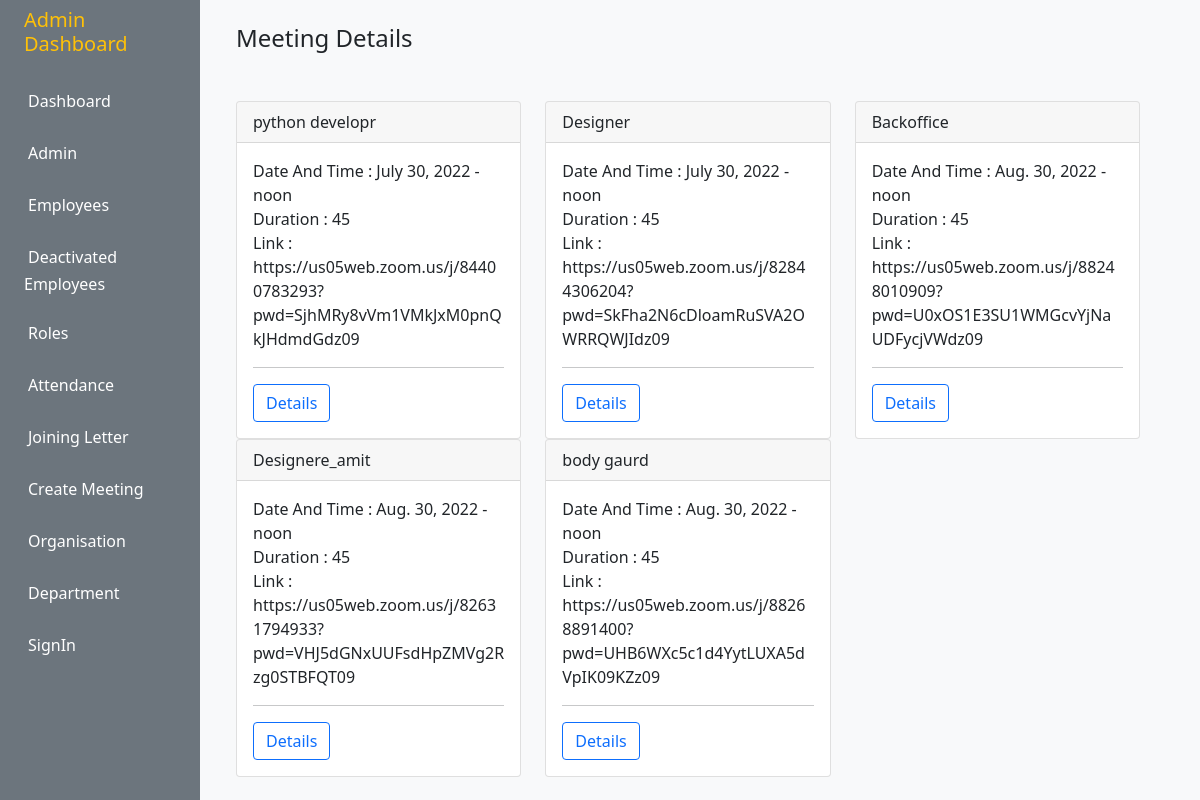
The page /zoom_meeting_list/ on the database its author committed.
### adminDashboardApp/models.py (models this page shows)
class ZoomMeetings(models.Model):
    meeting_topic = models.CharField(max_length=255)
    meeting_date = models.DateField()
    meeting_time = models.TimeField()
    meeting_duration = models.CharField(max_length=100)
    meeting_zoom_link = models.CharField(max_length=600, null=True)
    meeting_zoom_password = models.CharField(max_length=255, null=True)

### adminDashboardApp/views.py (the view)
# urls.py: path('zoom_meeting_list/', views.zoomMeetingListView.as_view(),
class zoomMeetingListView(ListView):
    model = ZoomMeetings
    template_name = 'Zoom/zoom_meeting_list.html'
    queryset = ZoomMeetings.objects.all()

### adminDashboardApp/templates/Zoom/zoom_meeting_list.html
{% extends 'dashboard/index.html' %}{% load widget_tweaks %}
&nbsp;&nbsp;&nbsp;{% block contentbody %}
<div class="row container">
 <h4 class="mb-5 mt-2"> Meeting Details </h4>
{% for meeting in zoommeetings_list %}
  <div class="col-sm-4 ">
  <div class="card">
        <div class="card-header">{{meeting.meeting_topic}}</div>
        <div class="card-body">
            Date And Time : {{meeting.meeting_date}} - {{meeting.meeting_time}} <br>Duration : {{meeting.meeting_duration}} <br> Link : {{meeting.meeting_zoom_link}}
            <hr><a class="btn btn-outline-primary" href="{% url 'adminDjango:zoom_meeting_user_detail' pk=meeting.id %}">Details</a>
         </div>
    </div>
  </div>
{% endfor %}
</div>
{% endblock %}

### adminDashboardApp/templates/dashboard/index.html (shortened to what this page needs)
{% extends 'base.html' %} {% load static %} &nbsp;&nbsp;&nbsp;&nbsp;&nbsp;&nbsp;
{% block title %} Dashboard {% endblock title %} {% block content %}
<div class="container-fluid">
  <div class="row flex-nowrap">
    <div class="col-auto col-md-3 col-xl-2 px-sm-2 px-0 bg-secondary">
      <div class="d-flex flex-column align-items-center align-items-sm-start px-3 pt-2 text-white min-vh-100">
        <h5 class="text-warning mb-3">Admin Dashboard</h5>
        <ul class="nav nav-pills flex-column mb-sm-auto mb-0 align-items-center align-items-sm-start" id="menu">
          <li>
            <a href="/" class="nav-link px-0 align-middle">
              <span class="ms-1 d-none d-sm-inline text-white">Dashboard</span>
            </a>
          </li>
          <li>
            <a href="{% url 'adminDjango:admin_list' %}" class="nav-link px-0 align-middle">
              <span class="ms-1 d-none d-sm-inline text-white">Admin</span></a>
          </li>
          <li>
            <a href="{% url 'adminDjango:employee_list' %}" class="nav-link px-0 align-middle">
              <span class="ms-1 d-none d-sm-inline text-white">Employees</span></a>
          </li>
          <li>
            <a href="{% url 'adminDjango:deactivatedUsers' %}" class="nav-link px-0 align-middle">
              <span class="ms-1 d-none d-sm-inline text-white">Deactivated Employees</span>
            </a>
          </li>
          <li>
            <a href="{% url 'adminDjango:createRole' %}" class="nav-link px-0 align-middle">
              <span class="ms-1 d-none d-sm-inline text-white">Roles</span>
            </a>
          </li>
          <li>
            <a href="{% url 'adminDjango:attendance' %}" class="nav-link px-0 align-middle">
              <span class="ms-1 d-none d-sm-inline text-white">Attendance</span>
            </a>
          </li>
          <li>
            <a href="{% url 'adminDjango:joinLetter' %}" class="nav-link px-0 align-middle">
              <span class="ms-1 d-none d-sm-inline text-white">Joining Letter</span>
            </a>
          </li>
          <li>
            <a href="{% url 'adminDjango:zoom_meeting' %}" class="nav-link px-0 align-middle">
              <span class="ms-1 d-none d-sm-inline text-white">Create Meeting</span>
            </a>
          </li>
          <li>
            <a href="{% url 'adminDjango:organisation_detail' %}" class="nav-link px-0 align-middle">
              <span class="ms-1 d-none d-sm-inline text-white">Organisation</span>
            </a>
          </li>
           <li>
            <a href="{% url 'adminDjango:department' %}" class="nav-link px-0 align-middle">
              <span class="ms-1 d-none d-sm-inline text-white">Department</span>
            </a>
          </li>
          {% if user.username %}
          <li>
          <a href="{% url 'account:logout' %}" class="nav-link px-0 align-middle">
              <i class="fs-4 bi-people"></i>
              <span class="ms-1 d-none d-sm-inline text-white">SignOut</span>
            </a>
          </li>
          {% else %}
          <li>
          <a href="{% url 'account:signin' %}" class="nav-link px-0 align-middle">
              <span class="ms-1 d-none d-sm-inline text-white">SignIn</span>
            </a>
          </li>
          {% endif %}
        </ul>
      </div>
    </div>
    <div class="col py-3 bg-light">{% block contentbody %}{% endblock %}</div>
  </div>
</div>
{% endblock %}

### adminDashboardApp/templates/base.html (shortened to what this page needs)
{% load static %}
<!DOCTYPE html>
<html lang="en">
  <head>
    <link
      href="https://cdn.jsdelivr.net/npm/bootstrap@5.0.2/dist/css/bootstrap.min.css"
      rel="stylesheet"
    />
  </head>
  <body>
    {% block content %} {% endblock %}
  </body>
</html>

### rows shown on the page
ZoomMeetings: meeting_topic "python developr", meeting_date "July 30, 2022", meeting_time "noon", meeting_duration "45", meeting_zoom_link "https://us05web.zoom.us/j/84400783293?pwd=SjhMRy8vVm1VMkJxM0pnQkJHdmdGdz09"
ZoomMeetings: meeting_topic "Designer", meeting_date "July 30, 2022", meeting_time "noon", meeting_duration "45", meeting_zoom_link "https://us05web.zoom.us/j/82844306204?pwd=SkFha2N6cDloamRuSVA2OWRRQWJIdz09"
ZoomMeetings: meeting_topic "Backoffice", meeting_date "Aug. 30, 2022", meeting_time "noon", meeting_duration "45", meeting_zoom_link "https://us05web.zoom.us/j/88248010909?pwd=U0xOS1E3SU1WMGcvYjNaUDFycjVWdz09"
ZoomMeetings: meeting_topic "Designere_amit", meeting_date "Aug. 30, 2022", meeting_time "noon", meeting_duration "45", meeting_zoom_link "https://us05web.zoom.us/j/82631794933?pwd=VHJ5dGNxUUFsdHpZMVg2Rzg0STBFQT09"
ZoomMeetings: meeting_topic "body gaurd", meeting_date "Aug. 30, 2022", meeting_time "noon", meeting_duration "45", meeting_zoom_link "https://us05web.zoom.us/j/88268891400?pwd=UHB6WXc5c1d4YytLUXA5dVpIK09KZz09"
